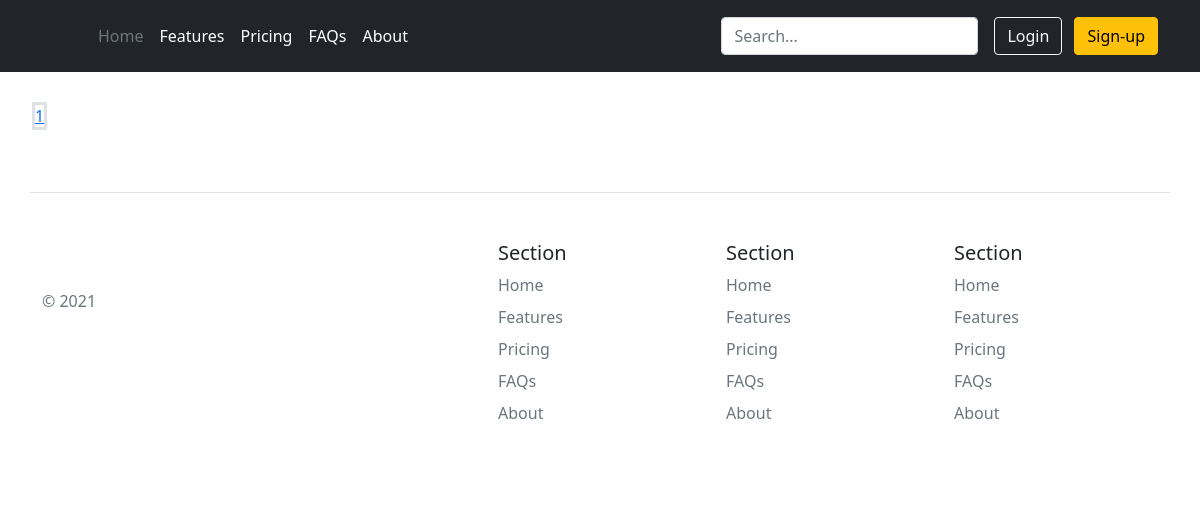
The page /products on the database as committed earlier.
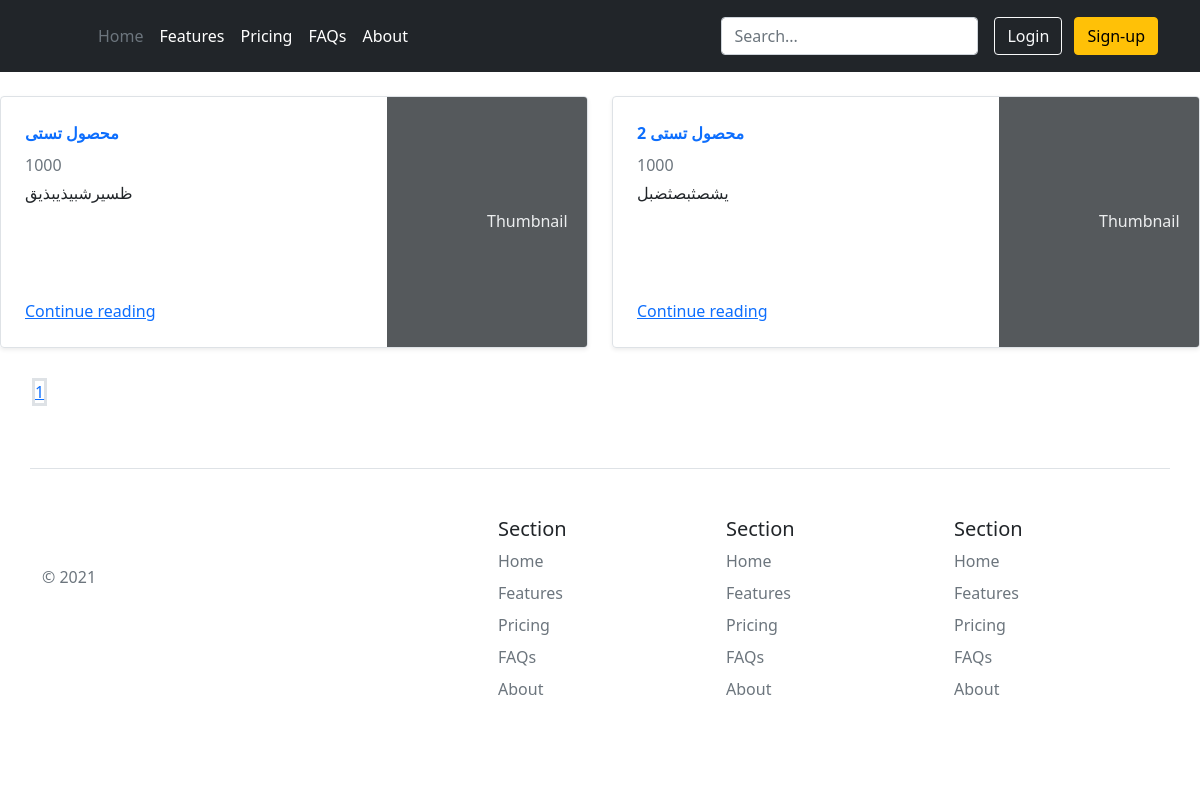
The same page on the database as committed later.
### product/models.py (models this page shows, shortened)
class Product(models.Model):
    TYPE = (("جدید", "بله"), (" ", "خیر"))
    title = models.CharField(max_length=200, verbose_name="عنوان محصول",default="")
    description = models.TextField(verbose_name="توضیحات محصول")
    price = models.IntegerField(default="1000", blank=True, null=True, verbose_name="قیمت")
    product_size = models.CharField(max_length=500, verbose_name="سایز محصول")
    color = models.CharField(max_length=200, verbose_name="رنگ", blank=True, null=True)
    image = models.ImageField(upload_to="products", blank=True, null=True, verbose_name="تصویر محصول")
    brand = models.CharField(max_length=200, verbose_name="برند")
    new_type = models.CharField(max_length=200, choices=TYPE, default="no", verbose_name="جدید")
    special = models.BooleanField(default=False, verbose_name="محصول ویژه")
    categories = models.ManyToManyField(Category, verbose_name="دسته بندی ها")
    active = models.BooleanField(default=False, verbose_name="موجود / ناموجود")
    view = models.IntegerField(default=0, verbose_name="تعداد بازدید")
    objects = ProductManager()
    class Meta:
        verbose_name = "محصول"
        verbose_name_plural = "محصولات"

### product/views.py (the view)
# urls.py: path("products", ProductListView.as_view(),name='product-list'),
class ProductListView(ListView):
    template_name = "product/product-list.html"
    model = Product
    paginate_by = 2
    def get_queryset(self):
        return Product.objects.product_are_active()

### product/models.py (called while the page is built)
    def product_are_active(self):
        return self.get_queryset().filter(active=True)

### product/templates/product/product-list.html (shortened to what this page needs)
{% extends 'base/main.html' %}
{% block body %}
<br>
<div class="row mb-2">
    {% for product in object_list %}
    <div class="col-md-6">
        <div class="row g-0 border rounded overflow-hidden flex-md-row mb-4 shadow-sm h-md-250 position-relative">
            <div class="col p-4 d-flex flex-column position-static">
                <strong class="d-inline-block mb-2 text-primary">{{product.title}}</strong>
                <div class="mb-1 text-muted">{{product.price}}</div>
                <p class="card-text mb-auto">{{product.description}}</p>
                <a href="#" class="stretched-link">Continue reading</a>
            </div>
            <div class="col-auto d-none d-lg-block">
                <svg class="bd-placeholder-img" width="200" height="250" xmlns="http://www.w3.org/2000/svg" role="img" aria-label="Placeholder: Thumbnail" preserveAspectRatio="xMidYMid slice" focusable="false"><title>Placeholder</title><rect width="100%" height="100%" fill="#55595c"></rect><text x="50%" y="50%" fill="#eceeef" dy=".3em">Thumbnail</text></svg>
            </div>
        </div>
    </div>
    {% endfor %}
</div>
<div class="pagination pagination-centered">
    <ul>
            {% for num in paginator.page_range %}
                <a class="border border-3" href="?page={{ num }}">{{ num }}</a>
            {% endfor %}
    </ul>
</div>
{% endblock body %}

### templates/base/main.html
{% load static %}
<html>
    <head>
        {% include 'base/head-referenced.html' %}
    </head>
    <body>
        {% include 'base/header.html' %}
        {% block body %}
        {% endblock body %}
        {% include 'base/footer.html' %}
    </body>

### templates/base/head-referenced.html (shortened to what this page needs)
{% load static %}
<link href="https://cdn.jsdelivr.net/npm/bootstrap@5.1.3/dist/css/bootstrap.min.css" rel="stylesheet">

### templates/base/header.html
<header class="p-3 bg-dark text-white">
    <div class="container">
      <div class="d-flex flex-wrap align-items-center justify-content-center justify-content-lg-start">
        <a href="/" class="d-flex align-items-center mb-2 mb-lg-0 text-white text-decoration-none">
          <svg class="bi me-2" width="40" height="32" role="img" aria-label="Bootstrap"><use xlink:href="#bootstrap"></use></svg>
        </a>
        <ul class="nav col-12 col-lg-auto me-lg-auto mb-2 justify-content-center mb-md-0">
          <li><a href="#" class="nav-link px-2 text-secondary">Home</a></li>
          <li><a href="#" class="nav-link px-2 text-white">Features</a></li>
          <li><a href="#" class="nav-link px-2 text-white">Pricing</a></li>
          <li><a href="#" class="nav-link px-2 text-white">FAQs</a></li>
          <li><a href="#" class="nav-link px-2 text-white">About</a></li>
        </ul>
        <form class="col-12 col-lg-auto mb-3 mb-lg-0 me-lg-3">
          <input type="search" class="form-control form-control-dark" placeholder="Search..." aria-label="Search">
        </form>
        <div class="text-end">
          <button type="button" class="btn btn-outline-light me-2">Login</button>
          <button type="button" class="btn btn-warning">Sign-up</button>
        </div>
      </div>
    </div>
  </header>

### templates/base/footer.html
<div class="container">
    <footer class="row row-cols-5 py-5 my-5 border-top">
      <div class="col">
        <a href="/" class="d-flex align-items-center mb-3 link-dark text-decoration-none">
          <svg class="bi me-2" width="40" height="32"><use xlink:href="#bootstrap"></use></svg>
        </a>
        <p class="text-muted">© 2021</p>
      </div>
      <div class="col">
      </div>
      <div class="col">
        <h5>Section</h5>
        <ul class="nav flex-column">
          <li class="nav-item mb-2"><a href="#" class="nav-link p-0 text-muted">Home</a></li>
          <li class="nav-item mb-2"><a href="#" class="nav-link p-0 text-muted">Features</a></li>
          <li class="nav-item mb-2"><a href="#" class="nav-link p-0 text-muted">Pricing</a></li>
          <li class="nav-item mb-2"><a href="#" class="nav-link p-0 text-muted">FAQs</a></li>
          <li class="nav-item mb-2"><a href="#" class="nav-link p-0 text-muted">About</a></li>
        </ul>
      </div>
      <div class="col">
        <h5>Section</h5>
        <ul class="nav flex-column">
          <li class="nav-item mb-2"><a href="#" class="nav-link p-0 text-muted">Home</a></li>
          <li class="nav-item mb-2"><a href="#" class="nav-link p-0 text-muted">Features</a></li>
          <li class="nav-item mb-2"><a href="#" class="nav-link p-0 text-muted">Pricing</a></li>
          <li class="nav-item mb-2"><a href="#" class="nav-link p-0 text-muted">FAQs</a></li>
          <li class="nav-item mb-2"><a href="#" class="nav-link p-0 text-muted">About</a></li>
        </ul>
      </div>
      <div class="col">
        <h5>Section</h5>
        <ul class="nav flex-column">
          <li class="nav-item mb-2"><a href="#" class="nav-link p-0 text-muted">Home</a></li>
          <li class="nav-item mb-2"><a href="#" class="nav-link p-0 text-muted">Features</a></li>
          <li class="nav-item mb-2"><a href="#" class="nav-link p-0 text-muted">Pricing</a></li>
          <li class="nav-item mb-2"><a href="#" class="nav-link p-0 text-muted">FAQs</a></li>
          <li class="nav-item mb-2"><a href="#" class="nav-link p-0 text-muted">About</a></li>
        </ul>
      </div>
    </footer>
  </div>

Rows that differ between the two databases and show on the page:
added Product: title "محصول تستی", price "1000", description "ظسیرشبیذیبذیق"
added Product: title "محصول تستی 2", price "1000", description "یشصثبصثضبل"
